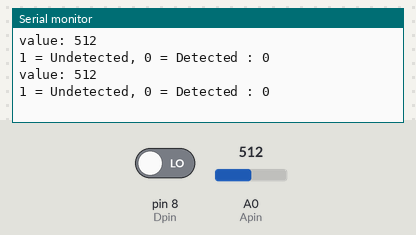
The sketch below on a simulated Arduino Uno, built with avr-gcc and run on an emulated ATmega328P. On the bench: the last lines printed to the serial monitor. The inputs (shaded band) are chosen by the test bench; at power-on: A0 (Apin) = 512, pin 8 (Dpin) LOW.

Above: at 1.8 s.
1.9 s: A0 (Apin) set to 716
At 2.8 s:
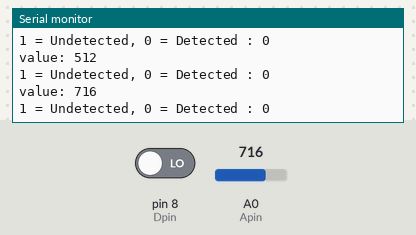
3.4 s: pin 8 (Dpin) driven HIGH
At 4.7 s:
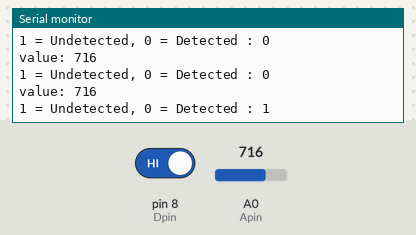
4.9 s: A0 (Apin) set to 900
At 5.6 s:
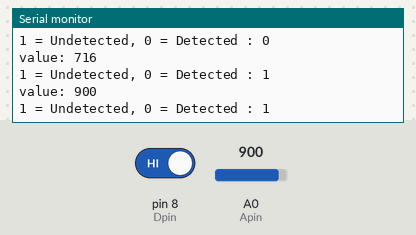
Timing chart, 0 to 7.9 s (numbered marks = the images above; inputs shaded):
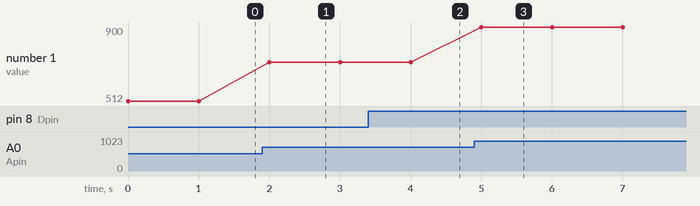

Measured:
- after the input at 1.9 s, the serial monitor: prints a new line after 0.10 s (image 1)
- after the input at 3.4 s, the serial monitor: prints a new line after 0.62 s (image 2)
- after the input at 4.9 s, the serial monitor: prints a new line after 0.10 s (image 3)
- plotted number 1: 512 → 716 after the input at 1.9 s, 716 → 900 after the input at 4.9 s

The sketch:

CO_sensor.ino
```cpp
int Apin = A0;
int Dpin = 8;
int level;
int value;

void setup() {
  Serial.begin(9600);
  pinMode(Apin, INPUT);
  pinMode(Dpin, INPUT);
}

void loop() {
  value = analogRead(Apin);//數值資料
  level = digitalRead(Dpin);//類比資料（偵測有沒有）
  Serial.print("value: ");
  Serial.println(value);
  Serial.print("1 = Undetected, 0 = Detected : ");
  Serial.println(level);
  delay(1000);
}
```
